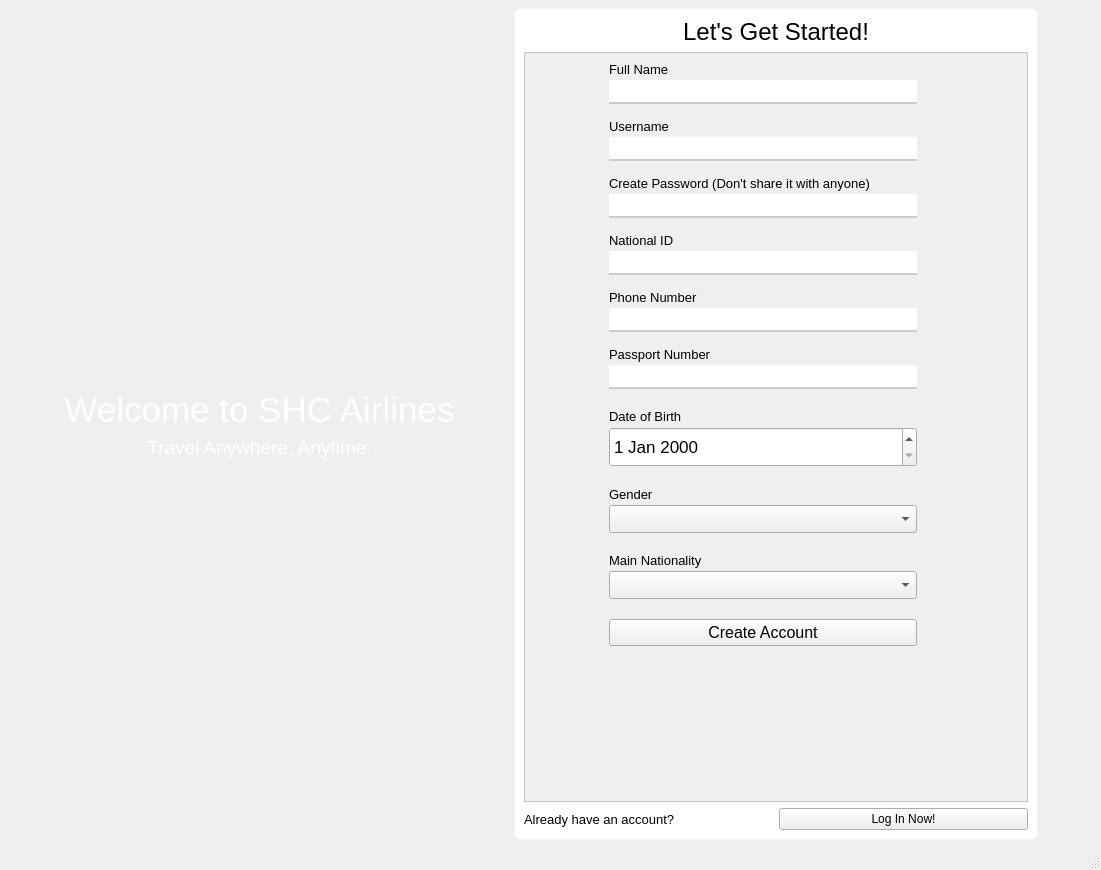
<?xml version="1.0" encoding="UTF-8"?>
<ui version="4.0">
 <class>MainWindow</class>
 <widget class="QMainWindow" name="MainWindow">
  <property name="geometry">
   <rect>
    <x>0</x>
    <y>0</y>
    <width>1101</width>
    <height>870</height>
   </rect>
  </property>
  <property name="windowTitle">
   <string>MainWindow</string>
  </property>
  <property name="styleSheet">
   <string notr="true">QMainWindow {
border-image: url(:/wallpaper/images/wallpaperflare.com_wallpaper (2) (1).jpg);
}

#widget {
background-color: #fff;
border-radius: 5px;
}

QLabel#Welcome {
color: #fff;
}

QLabel#label_4 {
color: #fff;
}
QLabel#Started {
color: black;
}
QLabel#SignUp {
color: black;
}

QLineEdit {
border: none;
border-bottom: 2px solid #cccccc
}

QLineEdit:focus {
border-bottom: 2px solid #295ba4
}

QScrollArea {
background-color: #fff;
}



QPushButton:hover#LoginNow
{
     color: gray;
     background-color: rgb(224, 238, 249);
}
</string>
  </property>
  <widget class="QWidget" name="centralwidget">
   <layout class="QGridLayout" name="gridLayout_3">
    <item row="0" column="0" rowspan="2">
     <layout class="QHBoxLayout" name="horizontalLayout">
      <item>
       <spacer name="horizontalSpacer">
        <property name="orientation">
         <enum>Qt::Horizontal</enum>
        </property>
        <property name="sizeHint" stdset="0">
         <size>
          <width>40</width>
          <height>20</height>
         </size>
        </property>
       </spacer>
      </item>
      <item>
       <layout class="QVBoxLayout" name="verticalLayout_5" stretch="0,0,0,0">
        <item>
         <spacer name="verticalSpacer_4">
          <property name="orientation">
           <enum>Qt::Vertical</enum>
          </property>
          <property name="sizeHint" stdset="0">
           <size>
            <width>20</width>
            <height>40</height>
           </size>
          </property>
         </spacer>
        </item>
        <item>
         <widget class="QLabel" name="Welcome">
          <property name="font">
           <font>
            <pointsize>26</pointsize>
           </font>
          </property>
          <property name="text">
           <string>Welcome to SHC Airlines</string>
          </property>
          <property name="alignment">
           <set>Qt::AlignCenter</set>
          </property>
         </widget>
        </item>
        <item>
         <widget class="QLabel" name="label_4">
          <property name="font">
           <font>
            <pointsize>14</pointsize>
           </font>
          </property>
          <property name="text">
           <string>Travel Anywhere, Anytime.</string>
          </property>
          <property name="alignment">
           <set>Qt::AlignCenter</set>
          </property>
         </widget>
        </item>
        <item>
         <spacer name="verticalSpacer_5">
          <property name="orientation">
           <enum>Qt::Vertical</enum>
          </property>
          <property name="sizeHint" stdset="0">
           <size>
            <width>20</width>
            <height>105</height>
           </size>
          </property>
         </spacer>
        </item>
       </layout>
      </item>
      <item>
       <spacer name="horizontalSpacer_2">
        <property name="orientation">
         <enum>Qt::Horizontal</enum>
        </property>
        <property name="sizeHint" stdset="0">
         <size>
          <width>40</width>
          <height>20</height>
         </size>
        </property>
       </spacer>
      </item>
      <item>
       <widget class="QWidget" name="widget" native="true">
        <layout class="QGridLayout" name="gridLayout">
         <item row="2" column="0">
          <layout class="QHBoxLayout" name="horizontalLayout_3">
           <item>
            <widget class="QLabel" name="SignUp">
             <property name="font">
              <font>
               <pointsize>10</pointsize>
              </font>
             </property>
             <property name="text">
              <string>Already have an account?</string>
             </property>
             <property name="alignment">
              <set>Qt::AlignLeading|Qt::AlignLeft|Qt::AlignVCenter</set>
             </property>
            </widget>
           </item>
           <item>
            <widget class="QPushButton" name="LoginNow">
             <property name="cursor">
              <cursorShape>PointingHandCursor</cursorShape>
             </property>
             <property name="text">
              <string>Log In Now!</string>
             </property>
            </widget>
           </item>
          </layout>
         </item>
         <item row="0" column="0">
          <widget class="QLabel" name="Started">
           <property name="font">
            <font>
             <pointsize>18</pointsize>
            </font>
           </property>
           <property name="text">
            <string>Let's Get Started!</string>
           </property>
           <property name="alignment">
            <set>Qt::AlignCenter</set>
           </property>
          </widget>
         </item>
         <item row="1" column="0">
          <widget class="QScrollArea" name="scrollArea">
           <property name="widgetResizable">
            <bool>true</bool>
           </property>
           <widget class="QWidget" name="scrollAreaWidgetContents">
            <property name="geometry">
             <rect>
              <x>0</x>
              <y>0</y>
              <width>518</width>
              <height>747</height>
             </rect>
            </property>
            <layout class="QGridLayout" name="gridLayout_2">
             <item row="0" column="1" rowspan="2">
              <layout class="QVBoxLayout" name="verticalLayout_4" stretch="0,0,0,0,0">
               <property name="spacing">
                <number>20</number>
               </property>
               <item>
                <layout class="QVBoxLayout" name="verticalLayout_3">
                 <property name="spacing">
                  <number>15</number>
                 </property>
                 <item>
                  <layout class="QVBoxLayout" name="verticalLayout">
                   <property name="spacing">
                    <number>3</number>
                   </property>
                   <item>
                    <widget class="QLabel" name="Email_4">
                     <property name="font">
                      <font>
                       <pointsize>10</pointsize>
                      </font>
                     </property>
                     <property name="text">
                      <string>Full Name</string>
                     </property>
                     <property name="alignment">
                      <set>Qt::AlignLeading|Qt::AlignLeft|Qt::AlignVCenter</set>
                     </property>
                    </widget>
                   </item>
                   <item>
                    <widget class="QLineEdit" name="FullName">
                     <property name="minimumSize">
                      <size>
                       <width>250</width>
                       <height>0</height>
                      </size>
                     </property>
                     <property name="font">
                      <font>
                       <pointsize>13</pointsize>
                      </font>
                     </property>
                    </widget>
                   </item>
                  </layout>
                 </item>
                 <item>
                  <layout class="QVBoxLayout" name="verticalLayout_7">
                   <property name="spacing">
                    <number>3</number>
                   </property>
                   <item>
                    <widget class="QLabel" name="Email_5">
                     <property name="font">
                      <font>
                       <pointsize>10</pointsize>
                      </font>
                     </property>
                     <property name="text">
                      <string>Username</string>
                     </property>
                     <property name="alignment">
                      <set>Qt::AlignLeading|Qt::AlignLeft|Qt::AlignVCenter</set>
                     </property>
                    </widget>
                   </item>
                   <item>
                    <widget class="QLineEdit" name="Username">
                     <property name="minimumSize">
                      <size>
                       <width>250</width>
                       <height>0</height>
                      </size>
                     </property>
                     <property name="font">
                      <font>
                       <pointsize>13</pointsize>
                      </font>
                     </property>
                     <property name="echoMode">
                      <enum>QLineEdit::Normal</enum>
                     </property>
                    </widget>
                   </item>
                  </layout>
                 </item>
                 <item>
                  <layout class="QVBoxLayout" name="verticalLayout_8">
                   <property name="spacing">
                    <number>3</number>
                   </property>
                   <item>
                    <widget class="QLabel" name="Password_5">
                     <property name="font">
                      <font>
                       <pointsize>10</pointsize>
                      </font>
                     </property>
                     <property name="text">
                      <string>Create Password (Don't share it with anyone)</string>
                     </property>
                     <property name="alignment">
                      <set>Qt::AlignLeading|Qt::AlignLeft|Qt::AlignVCenter</set>
                     </property>
                    </widget>
                   </item>
                   <item>
                    <widget class="QLineEdit" name="Password">
                     <property name="font">
                      <font>
                       <pointsize>13</pointsize>
                      </font>
                     </property>
                     <property name="text">
                      <string/>
                     </property>
                     <property name="echoMode">
                      <enum>QLineEdit::Normal</enum>
                     </property>
                    </widget>
                   </item>
                  </layout>
                 </item>
                 <item>
                  <layout class="QVBoxLayout" name="verticalLayout_2">
                   <property name="spacing">
                    <number>3</number>
                   </property>
                   <item>
                    <widget class="QLabel" name="Password_4">
                     <property name="font">
                      <font>
                       <pointsize>10</pointsize>
                      </font>
                     </property>
                     <property name="text">
                      <string>National ID</string>
                     </property>
                     <property name="alignment">
                      <set>Qt::AlignLeading|Qt::AlignLeft|Qt::AlignVCenter</set>
                     </property>
                    </widget>
                   </item>
                   <item>
                    <widget class="QLineEdit" name="NationalID">
                     <property name="font">
                      <font>
                       <pointsize>13</pointsize>
                      </font>
                     </property>
                     <property name="text">
                      <string/>
                     </property>
                     <property name="echoMode">
                      <enum>QLineEdit::Normal</enum>
                     </property>
                    </widget>
                   </item>
                  </layout>
                 </item>
                 <item>
                  <layout class="QVBoxLayout" name="verticalLayout_11">
                   <property name="spacing">
                    <number>3</number>
                   </property>
                   <item>
                    <widget class="QLabel" name="Password_9">
                     <property name="font">
                      <font>
                       <pointsize>10</pointsize>
                      </font>
                     </property>
                     <property name="text">
                      <string>Phone Number</string>
                     </property>
                     <property name="alignment">
                      <set>Qt::AlignLeading|Qt::AlignLeft|Qt::AlignVCenter</set>
                     </property>
                    </widget>
                   </item>
                   <item>
                    <widget class="QLineEdit" name="PhoneNumber">
                     <property name="font">
                      <font>
                       <pointsize>13</pointsize>
                      </font>
                     </property>
                     <property name="echoMode">
                      <enum>QLineEdit::Normal</enum>
                     </property>
                    </widget>
                   </item>
                  </layout>
                 </item>
                 <item>
                  <layout class="QVBoxLayout" name="verticalLayout_16">
                   <property name="spacing">
                    <number>3</number>
                   </property>
                   <item>
                    <widget class="QLabel" name="Password_14">
                     <property name="font">
                      <font>
                       <pointsize>10</pointsize>
                      </font>
                     </property>
                     <property name="text">
                      <string>Passport Number</string>
                     </property>
                     <property name="alignment">
                      <set>Qt::AlignLeading|Qt::AlignLeft|Qt::AlignVCenter</set>
                     </property>
                    </widget>
                   </item>
                   <item>
                    <widget class="QLineEdit" name="PassportNumber">
                     <property name="font">
                      <font>
                       <pointsize>13</pointsize>
                      </font>
                     </property>
                     <property name="echoMode">
                      <enum>QLineEdit::Normal</enum>
                     </property>
                    </widget>
                   </item>
                  </layout>
                 </item>
                </layout>
               </item>
               <item>
                <layout class="QVBoxLayout" name="verticalLayout_12">
                 <property name="spacing">
                  <number>3</number>
                 </property>
                 <item>
                  <widget class="QLabel" name="Password_10">
                   <property name="font">
                    <font>
                     <pointsize>10</pointsize>
                    </font>
                   </property>
                   <property name="text">
                    <string>Date of Birth</string>
                   </property>
                   <property name="alignment">
                    <set>Qt::AlignLeading|Qt::AlignLeft|Qt::AlignVCenter</set>
                   </property>
                  </widget>
                 </item>
                 <item>
                  <widget class="QDateEdit" name="BirthDate">
                   <property name="minimumSize">
                    <size>
                     <width>0</width>
                     <height>40</height>
                    </size>
                   </property>
                   <property name="font">
                    <font>
                     <pointsize>13</pointsize>
                    </font>
                   </property>
                  </widget>
                 </item>
                </layout>
               </item>
               <item>
                <layout class="QVBoxLayout" name="verticalLayout_14">
                 <property name="spacing">
                  <number>3</number>
                 </property>
                 <item>
                  <widget class="QLabel" name="Password_12">
                   <property name="font">
                    <font>
                     <pointsize>10</pointsize>
                    </font>
                   </property>
                   <property name="text">
                    <string>Gender</string>
                   </property>
                   <property name="alignment">
                    <set>Qt::AlignLeading|Qt::AlignLeft|Qt::AlignVCenter</set>
                   </property>
                  </widget>
                 </item>
                 <item>
                  <widget class="QComboBox" name="Gender">
                   <property name="font">
                    <font>
                     <pointsize>13</pointsize>
                    </font>
                   </property>
                   <item>
                    <property name="text">
                     <string/>
                    </property>
                   </item>
                   <item>
                    <property name="text">
                     <string>Male</string>
                    </property>
                   </item>
                   <item>
                    <property name="text">
                     <string>Female</string>
                    </property>
                   </item>
                  </widget>
                 </item>
                </layout>
               </item>
               <item>
                <layout class="QVBoxLayout" name="verticalLayout_15">
                 <property name="spacing">
                  <number>3</number>
                 </property>
                 <item>
                  <widget class="QLabel" name="Password_13">
                   <property name="font">
                    <font>
                     <pointsize>10</pointsize>
                    </font>
                   </property>
                   <property name="text">
                    <string>Main Nationality</string>
                   </property>
                   <property name="alignment">
                    <set>Qt::AlignLeading|Qt::AlignLeft|Qt::AlignVCenter</set>
                   </property>
                  </widget>
                 </item>
                 <item>
                  <widget class="QComboBox" name="Nationality">
                   <property name="font">
                    <font>
                     <pointsize>13</pointsize>
                    </font>
                   </property>
                   <item>
                    <property name="text">
                     <string/>
                    </property>
                   </item>
                   <item>
                    <property name="text">
                     <string>Afghan (Afghanistan)</string>
                    </property>
                   </item>
                   <item>
                    <property name="text">
                     <string>Albanian (Albania)</string>
                    </property>
                   </item>
                   <item>
                    <property name="text">
                     <string>Algerian (Algeria)</string>
                    </property>
                   </item>
                   <item>
                    <property name="text">
                     <string>American (United States)</string>
                    </property>
                   </item>
                   <item>
                    <property name="text">
                     <string>Argentine (Argentina)</string>
                    </property>
                   </item>
                   <item>
                    <property name="text">
                     <string>Australian (Australia)</string>
                    </property>
                   </item>
                   <item>
                    <property name="text">
                     <string>Austrian (Austria)</string>
                    </property>
                   </item>
                   <item>
                    <property name="text">
                     <string>Bahraini (Bahrain)</string>
                    </property>
                   </item>
                   <item>
                    <property name="text">
                     <string>Belgian (Belgium)</string>
                    </property>
                   </item>
                   <item>
                    <property name="text">
                     <string>Brazilian (Brazil)</string>
                    </property>
                   </item>
                   <item>
                    <property name="text">
                     <string>British (United Kingdom)</string>
                    </property>
                   </item>
                   <item>
                    <property name="text">
                     <string>Canadian (Canada)</string>
                    </property>
                   </item>
                   <item>
                    <property name="text">
                     <string>Chinese (China)</string>
                    </property>
                   </item>
                   <item>
                    <property name="text">
                     <string>Colombian (Colombia)</string>
                    </property>
                   </item>
                   <item>
                    <property name="text">
                     <string>Croatian (Croatia)</string>
                    </property>
                   </item>
                   <item>
                    <property name="text">
                     <string>Cypriot (Cyprus)</string>
                    </property>
                   </item>
                   <item>
                    <property name="text">
                     <string>Czech (Czech Republic)</string>
                    </property>
                   </item>
                   <item>
                    <property name="text">
                     <string>Danish (Denmark)</string>
                    </property>
                   </item>
                   <item>
                    <property name="text">
                     <string>Dutch (Netherlands)</string>
                    </property>
                   </item>
                   <item>
                    <property name="text">
                     <string>Egyptian (Egypt)</string>
                    </property>
                   </item>
                   <item>
                    <property name="text">
                     <string>Emirati (United Arab Emirates - UAE)</string>
                    </property>
                   </item>
                   <item>
                    <property name="text">
                     <string>Finnish (Finland)</string>
                    </property>
                   </item>
                   <item>
                    <property name="text">
                     <string>French (France)</string>
                    </property>
                   </item>
                   <item>
                    <property name="text">
                     <string>German (Germany)</string>
                    </property>
                   </item>
                   <item>
                    <property name="text">
                     <string>Greek (Greece)</string>
                    </property>
                   </item>
                   <item>
                    <property name="text">
                     <string>Hungarian (Hungary)</string>
                    </property>
                   </item>
                   <item>
                    <property name="text">
                     <string>Indian (India)</string>
                    </property>
                   </item>
                   <item>
                    <property name="text">
                     <string>Iraqi (Iraq)</string>
                    </property>
                   </item>
                   <item>
                    <property name="text">
                     <string>Italian (Italy)</string>
                    </property>
                   </item>
                   <item>
                    <property name="text">
                     <string>Japanese (Japan)</string>
                    </property>
                   </item>
                   <item>
                    <property name="text">
                     <string>Jordanian (Jordan)</string>
                    </property>
                   </item>
                   <item>
                    <property name="text">
                     <string>Kuwaiti (Kuwait)</string>
                    </property>
                   </item>
                   <item>
                    <property name="text">
                     <string>Lebanese (Lebanon)</string>
                    </property>
                   </item>
                   <item>
                    <property name="text">
                     <string>Libyan (Libya)</string>
                    </property>
                   </item>
                   <item>
                    <property name="text">
                     <string>Mauritanian (Mauritania)</string>
                    </property>
                   </item>
                   <item>
                    <property name="text">
                     <string>Mexican (Mexico)</string>
                    </property>
                   </item>
                   <item>
                    <property name="text">
                     <string>Moroccan (Morocco)</string>
                    </property>
                   </item>
                   <item>
                    <property name="text">
                     <string>New Zealander (New Zealand)</string>
                    </property>
                   </item>
                   <item>
                    <property name="text">
                     <string>Omani (Oman)</string>
                    </property>
                   </item>
                   <item>
                    <property name="text">
                     <string>Palestinian (Palestine)</string>
                    </property>
                   </item>
                   <item>
                    <property name="text">
                     <string>Polish (Poland)</string>
                    </property>
                   </item>
                   <item>
                    <property name="text">
                     <string>Portuguese (Portugal)</string>
                    </property>
                   </item>
                   <item>
                    <property name="text">
                     <string>Qatari (Qatar)</string>
                    </property>
                   </item>
                   <item>
                    <property name="text">
                     <string>Russian (Russia)</string>
                    </property>
                   </item>
                   <item>
                    <property name="text">
                     <string>Saudi (Saudi Arabia)</string>
                    </property>
                   </item>
                   <item>
                    <property name="text">
                     <string>Spanish (Spain)</string>
                    </property>
                   </item>
                   <item>
                    <property name="text">
                     <string>Syrian (Syria)</string>
                    </property>
                   </item>
                   <item>
                    <property name="text">
                     <string>Turkish (Turkey)</string>
                    </property>
                   </item>
                   <item>
                    <property name="text">
                     <string>Yemeni (Yemen)</string>
                    </property>
                   </item>
                  </widget>
                 </item>
                </layout>
               </item>
               <item>
                <widget class="QPushButton" name="CreateAccount">
                 <property name="font">
                  <font>
                   <pointsize>12</pointsize>
                  </font>
                 </property>
                 <property name="cursor">
                  <cursorShape>PointingHandCursor</cursorShape>
                 </property>
                 <property name="text">
                  <string>Create Account</string>
                 </property>
                 <property name="checkable">
                  <bool>false</bool>
                 </property>
                </widget>
               </item>
              </layout>
             </item>
             <item row="1" column="0">
              <spacer name="horizontalSpacer_5">
               <property name="orientation">
                <enum>Qt::Horizontal</enum>
               </property>
               <property name="sizeHint" stdset="0">
                <size>
                 <width>184</width>
                 <height>20</height>
                </size>
               </property>
              </spacer>
             </item>
             <item row="1" column="4">
              <spacer name="horizontalSpacer_6">
               <property name="orientation">
                <enum>Qt::Horizontal</enum>
               </property>
               <property name="sizeHint" stdset="0">
                <size>
                 <width>183</width>
                 <height>20</height>
                </size>
               </property>
              </spacer>
             </item>
             <item row="2" column="2" colspan="2">
              <spacer name="verticalSpacer_7">
               <property name="orientation">
                <enum>Qt::Vertical</enum>
               </property>
               <property name="sizeHint" stdset="0">
                <size>
                 <width>20</width>
                 <height>151</height>
                </size>
               </property>
              </spacer>
             </item>
            </layout>
           </widget>
          </widget>
         </item>
        </layout>
       </widget>
      </item>
      <item>
       <spacer name="horizontalSpacer_3">
        <property name="orientation">
         <enum>Qt::Horizontal</enum>
        </property>
        <property name="sizeHint" stdset="0">
         <size>
          <width>40</width>
          <height>20</height>
         </size>
        </property>
       </spacer>
      </item>
     </layout>
    </item>
   </layout>
  </widget>
  <widget class="QStatusBar" name="statusbar"/>
 </widget>
 <resources>
  <include location="res.qrc"/>
 </resources>
 <connections/>
</ui>
